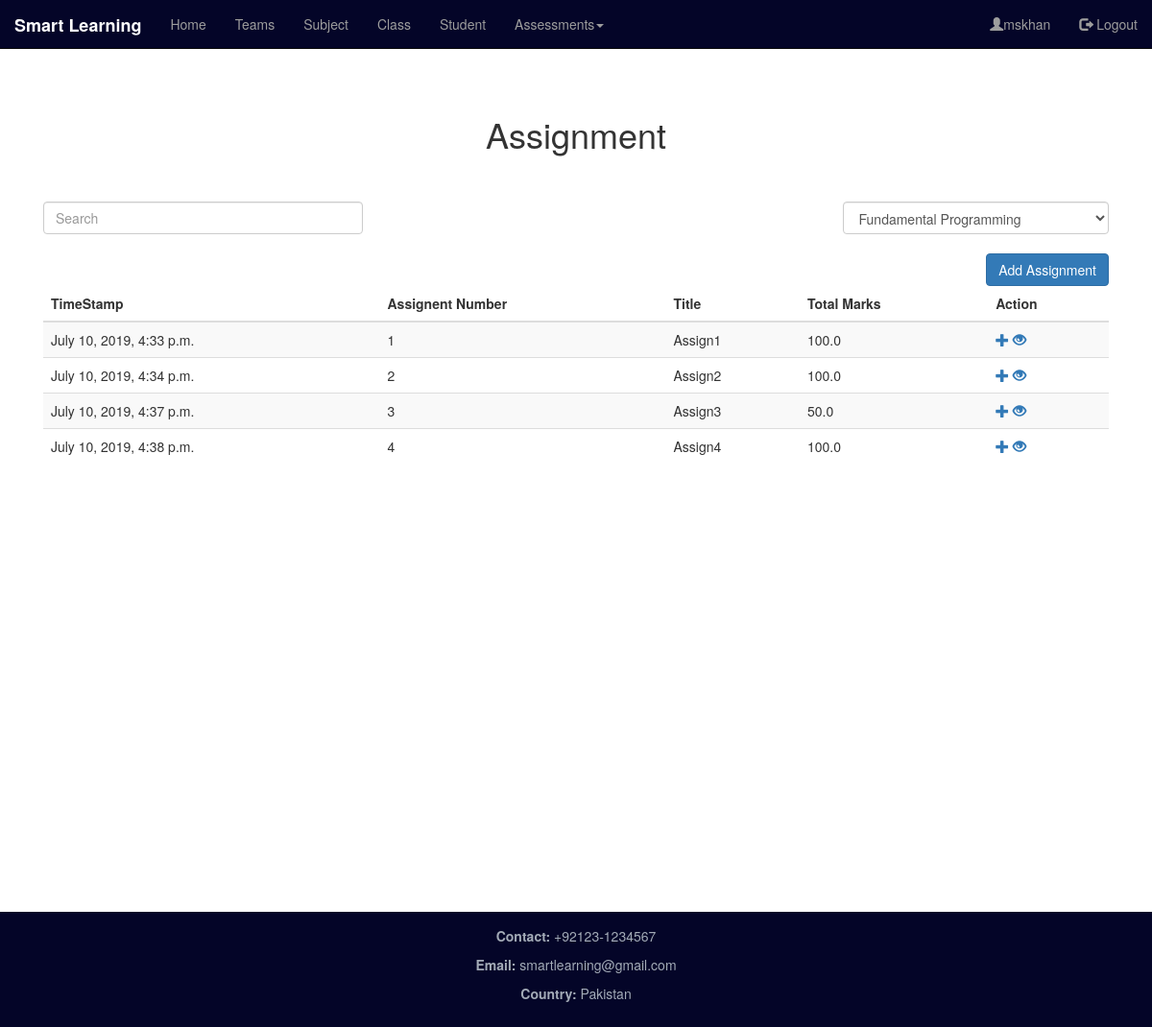
/dashboard/enroll_assignment/ (signed in), run on the app's committed database.
### dashboard_app/models.py (models this page shows, shortened)
class Assignment(models.Model):
    TimeStamp=models.DateTimeField(auto_now_add=True)
    ass_teacher=models.ForeignKey(Teacher, on_delete=models.CASCADE)
    ass_subject=models.ForeignKey(Subject, on_delete=models.CASCADE)
    ass_class=models.ForeignKey(Class,on_delete=models.CASCADE)
    ass_number=models.IntegerField()
    ass_title=models.CharField(max_length=256)
    ass_total_marks=models.FloatField(max_length=4)
    class Meta:
        unique_together = (('ass_subject', 'ass_title'),)

### dashboard_app/views.py (the view, shortened to what this page needs)
# urls.py: path('enroll_assignment/',views.Enroll_Assignment_View,name='enroll_assignment_page'),
def Enroll_Assignment_View(request):
    if request.user.is_authenticated:
        if request.session.has_key('username'):
            name=request.session['username']
            form= form_assignment()
            ca_user=User.objects.get(username=request.user)
            c_user=Teacher.objects.get(t_teacher=ca_user)
            sub_list=Subject.objects.filter(sub_teacher=c_user)
            ass=Assignment.objects.filter(ass_subject = sub_list[0])
            context={'form':form, 'name':name, 'sub_list':sub_list, 'ass':ass}
            json_dict= dict()
            if request.method == 'GET' and request.is_ajax():
                json_dict['assignments']=list(Assignment.objects.all().values())
                return HttpResponse(json.dumps(json_dict, cls=DjangoJSONEncoder))
            return render(request, "dashboard_app/enroll_assignment.html", context)
        else:
            return redirect('/')
    else:
        return redirect('/')

### dashboard_app/forms.py
class form_assignment(forms.ModelForm):
    class Meta:
        model = Assignment
        fields = '__all__'
        widgets={
        'ass_teacher':forms.Select(attrs={
        'class':'form-control'
        }),
        'ass_subject':forms.Select(attrs={
        'class':'form-control'
        }),
        'ass_number':forms.TextInput(
            attrs={
                'class': 'form-control',
                'placeholder': 'Assignment Number',
            }),
        'ass_title':forms.TextInput(
            attrs={
                'class': 'form-control',
                'placeholder': 'Assignment Title',
            }),
        'ass_total_marks':forms.TextInput(
            attrs={
                'class': 'form-control',
                'placeholder': 'Total Marks',
            }),
        'ass_obtained_marks':forms.TextInput(
            attrs={
                'class': 'form-control',
                'placeholder': 'Obtained Marks',
            }),
        'ass_class':forms.Select(attrs={
            'class':'form-control'
            }),
        }

### Login_app/models.py (called while the page is built)
    def __str__(self):
        return self.t_teacher.first_name+" "+self.t_teacher.last_name

### dashboard_app/models.py (called while the page is built)
    def __str__(self):
        return self.c_name

    def __str__(self):
        return  self.sub_id+" "+self.sub_name + " "

### templates/dashboard_app/enroll_assignment.html (shortened to what this page needs)
{% extends "base.html" %}
{% block body_block %}
{% load staticfiles %}
<div class="container-fluid" style="margin-top: 50px; height: 800px">
<h1 class="text-center">Assignment</h1><br><br>
<select class="form-control" style="width: 25% ;float: right" id="sub_select">
  {% for i in sub_list %}
  <option value="{{i.sub_id}}">{{i.sub_name}}</option>
  {% endfor %}
</select>
<input type="text" id="myInput" class="form-control" style="width: 30%" placeholder="Search">
<br>
<button class="btn btn-primary" id="add_assignment_btn" style="float: right; margin-left: 0.5%: ">Add Assignment</button>
<div id="Assignment_table">
  <table class="table table-striped">
    <thead>
      <th>TimeStamp</th>
      <th>Assignent Number</th>
      <th>Title</th>
      <th>Total Marks</th>
      <th>Action</th>
    </thead>
    <tbody id="myTable">
      {% for i in ass %}
      <tr>
        <td>{{i.TimeStamp}}</td>
        <td>{{i.ass_number}}</td>
        <td>{{i.ass_title}}</td>
        <td>{{i.ass_total_marks}}</td>
        <td><a href="{% url 'dashboard_app:enroll_assignment_marks_page' i.pk %}" class="glyphicon glyphicon-plus"></a><span>    </span><a href="{% url 'dashboard_app:assign_marks_view' i.pk %}" class="glyphicon glyphicon-eye-open"></a></td>
      </tr>
      {% endfor %}
    </tbody>
  </table>
</div>
  </div>
</div>
{% endblock %}

### templates/base.html (shortened to what this page needs)
<!DOCTYPE html>
{% load staticfiles %}
<html lang="en">
<head>
  <link rel="stylesheet" href="https://maxcdn.bootstrapcdn.com/bootstrap/3.3.2/css/bootstrap.min.css">
  <link rel="stylesheet" href="https://maxcdn.bootstrapcdn.com/bootstrap/3.4.0/css/bootstrap.min.css">
  <link rel="stylesheet" href="{% static "dashboard_app/css/main.css"%}">
  <link rel="stylesheet" href="//code.jquery.com/ui/1.12.1/themes/base/jquery-ui.css">
</head>
<body>
  <nav class="navbar navbar-inverse navbar-fixed-top ">
    <div class="container-fluid">
      <div class="navbar-header">
        <a class="navbar-brand" href="{% url 'dashboard_app:dashboard_page' %}"><b>Smart Learning</b></a>
      </div>
      <div class="collapse navbar-collapse" id="myNavbar">
        <ul class="nav navbar-nav">
          <li id="home_li"><a href="{% url 'dashboard_app:dashboard_page' %}">Home</a></li>
          <li id="team_li"><a href="{% url 'dashboard_app:group_page' %}">Teams</a></li>
          <li id="subject_li"><a href="{% url 'dashboard_app:enroll_subject_page' %}">Subject</a></li>
          <li><a href="{% url 'dashboard_app:enroll_class_page' %}">Class</a></li>
          <li><a href="{% url 'dashboard_app:enroll_student_class_page' %}">Student</a></li>
          <li id="add_li" class="dropdown"><a class="dropdown-toggle" data-toggle="dropdown" href="{% url 'dashboard_app:enroll_class_page' %}">Assessments<span class="caret"></span></a>
          </li>
        </ul>
        <ul class="nav navbar-nav navbar-right">
          <li><a ><span class="glyphicon glyphicon-user"></span>{{ name }}</a></li>
          <li><a href="{% url 'login_app:logout_page' %}"><span class="glyphicon glyphicon-log-out"></span> Logout</a></li>
        </ul>
      </div>
    </div>
  </nav>
<div class="container-fluid text-center">
  <div class="row content">
    <div class="col-xs-12 text-left">
      <div class="container">
        {% block body_block %}
        {% endblock %}
      </div>
    </div>
  </div>
<footer class="container-fluid text-center" style="margin-top: 50px;">
  <p><b>Contact:</b> +92123-1234567</p>
  <p><b>Email:</b> smartlearning@gmail.com</p>
  <p><b>Country:</b> Pakistan</p>
</footer>
</body>
</html>

### statics/dashboard_app/css/main.css (style rules this page uses)
.navbar { margin-bottom: 0; border-radius: 0; background-color:#040528; }
.container { height: 110% auto; margin-top: 50px; }
.row.content { height: 450px }
footer { background-color:#040528; color: #a3abb7; padding: 15px; bottom:0px; height:20%; }

### data on the page
Assignment: TimeStamp "July 10, 2019, 4:33 p.m.", ass_number "1", ass_title "Assign1", ass_total_marks "100.0"
Assignment: TimeStamp "July 10, 2019, 4:34 p.m.", ass_number "2", ass_title "Assign2", ass_total_marks "100.0"
Assignment: TimeStamp "July 10, 2019, 4:37 p.m.", ass_number "3", ass_title "Assign3", ass_total_marks "50.0"
Assignment: TimeStamp "July 10, 2019, 4:38 p.m.", ass_number "4", ass_title "Assign4", ass_total_marks "100.0"

### other printed values
{{ name }} "mskhan"
form field value "Fundamental Programming"
